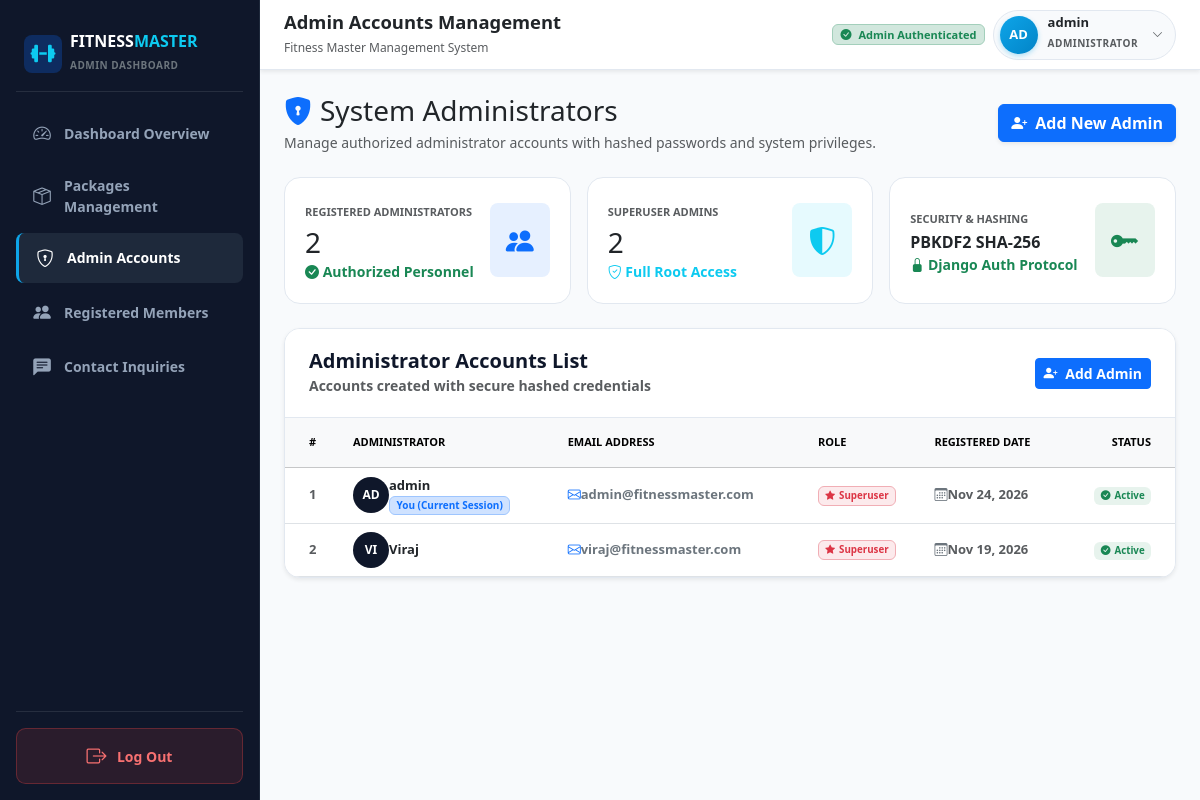
Screenshot of /admins/ (signed in) with the database file from the repository.
### accounts/models.py (models this page shows, shortened)
class Admin(AbstractUser):
    email = models.EmailField(unique=True, verbose_name="Email Address")
    class Meta:
        verbose_name = 'Admin'
        verbose_name_plural = 'Admins'
        ordering = ['username']

### accounts/views.py (the view, shortened to what this page needs)
# urls.py: path('admins/', views.admin_accounts_view, name='admin_accounts'),
@login_required(login_url='login')
@user_passes_test(admin_check, login_url='login')
def admin_accounts_view(request):
    admins = AdminModel.objects.all().order_by('-date_joined')
    form = AdminCreationForm()
    return render(request, 'accounts/admin_list.html', {
        'admins': admins,
        'form': form,
        'total_admins': admins.count(),
        'superusers_count': admins.filter(is_superuser=True).count(),
    })

### accounts/views.py (called while the page is built)
def admin_check(user):
    return user.is_authenticated and (user.is_staff or user.is_superuser)

### templates/accounts/admin_list.html (shortened to what this page needs)
{% extends 'base.html' %}
{% block page_heading %}Admin Accounts Management{% endblock %}
{% block content %}
<div class="container-fluid px-0">
  <div class="d-flex flex-wrap align-items-center justify-content-between gap-3 mb-4">
    <div>
      <h3 class="fw-black text-dark mb-1">
        <i class="bi bi-shield-lock-fill text-primary me-2"></i>System Administrators
      </h3>
      <p class="text-muted small mb-0">
        Manage authorized administrator accounts with hashed passwords and system privileges.
      </p>
    </div>
    <div class="d-flex align-items-center gap-2">
      <button type="button" class="btn btn-primary fw-bold d-flex align-items-center gap-2 shadow-sm" data-bs-toggle="modal" data-bs-target="#addAdminModal">
        <i class="bi bi-person-plus-fill"></i> Add New Admin
      </button>
    </div>
  </div>
  <div class="row g-3 mb-4">
    <div class="col-12 col-sm-6 col-md-4">
      <div class="stat-card h-100 d-flex align-items-center justify-content-between">
        <div>
          <small class="text-muted fw-bold text-uppercase" style="font-size: 11px;">Registered Administrators</small>
          <h3 class="fw-black text-dark mb-0 mt-1">{{ total_admins }}</h3>
          <small class="text-success fw-semibold"><i class="bi bi-check-circle-fill"></i> Authorized Personnel</small>
        </div>
        <div class="rounded-3 p-3 bg-primary bg-opacity-10 text-primary">
          <i class="bi bi-people-fill fs-3"></i>
        </div>
      </div>
    </div>
    <div class="col-12 col-sm-6 col-md-4">
      <div class="stat-card h-100 d-flex align-items-center justify-content-between">
        <div>
          <small class="text-muted fw-bold text-uppercase" style="font-size: 11px;">Superuser Admins</small>
          <h3 class="fw-black text-dark mb-0 mt-1">{{ superusers_count }}</h3>
          <small class="text-info fw-semibold"><i class="bi bi-shield-check"></i> Full Root Access</small>
        </div>
        <div class="rounded-3 p-3 bg-info bg-opacity-10 text-info">
          <i class="bi bi-shield-shaded fs-3"></i>
        </div>
      </div>
    </div>
    <div class="col-12 col-sm-12 col-md-4">
      <div class="stat-card h-100 d-flex align-items-center justify-content-between">
        <div>
          <small class="text-muted fw-bold text-uppercase" style="font-size: 11px;">Security & Hashing</small>
          <h6 class="fw-bold text-dark mb-0 mt-1">PBKDF2 SHA-256</h6>
          <small class="text-success fw-semibold"><i class="bi bi-lock-fill"></i> Django Auth Protocol</small>
        </div>
        <div class="rounded-3 p-3 bg-success bg-opacity-10 text-success">
          <i class="bi bi-key-fill fs-3"></i>
        </div>
      </div>
    </div>
  </div>
  <div class="fm-card mb-4 shadow-sm">
    <div class="fm-card-header d-flex flex-wrap align-items-center justify-content-between gap-3">
      <div>
        <h5 class="mb-0 fw-bold">Administrator Accounts List</h5>
        <small class="text-muted">Accounts created with secure hashed credentials</small>
      </div>
      <button type="button" class="btn btn-sm btn-primary fw-bold" data-bs-toggle="modal" data-bs-target="#addAdminModal">
        <i class="bi bi-person-plus-fill me-1"></i> Add Admin
      </button>
    </div>
    <div class="table-responsive">
      <table class="table table-hover align-middle mb-0" style="font-size: 13px;">
        <thead class="table-light text-uppercase text-secondary fw-bold" style="font-size: 11px;">
          <tr>
            <th class="ps-4 py-3" style="width: 60px;">#</th>
            <th class="py-3">Administrator</th>
            <th class="py-3">Email Address</th>
            <th class="py-3">Role</th>
            <th class="py-3">Registered Date</th>
            <th class="text-end pe-4 py-3">Status</th>
          </tr>
        </thead>
        <tbody>
          {% for admin in admins %}
            <tr>
              <td class="ps-4 fw-bold text-muted">{{ forloop.counter }}</td>
              <td>
                <div class="d-flex align-items-center gap-2.5">
                  <div class="rounded-circle bg-dark text-white fw-bold d-flex align-items-center justify-content-center" style="width: 36px; height: 36px; font-size: 12px; background-color: #0f172a !important;">
                    {{ admin.username|slice:":2"|upper }}
                  </div>
                  <div>
                    <div class="fw-bold text-dark">{{ admin.username }}</div>
                    {% if admin.id == request.user.id %}
                      <span class="badge bg-primary-subtle text-primary border border-primary-subtle" style="font-size: 10px;">You (Current Session)</span>
                    {% endif %}
                  </div>
                </div>
              </td>
              <td>
                <span class="text-secondary fw-semibold"><i class="bi bi-envelope me-1.5 text-primary"></i>{{ admin.email|default:"No email set" }}</span>
              </td>
              <td>
                {% if admin.is_superuser %}
                  <span class="badge bg-danger bg-opacity-10 text-danger border border-danger-subtle fw-bold px-2.5 py-1">
                    <i class="bi bi-star-fill me-1"></i>Superuser
                  </span>
                {% else %}
                  <span class="badge bg-primary bg-opacity-10 text-primary border border-primary-subtle fw-semibold px-2.5 py-1">
                    <i class="bi bi-shield me-1"></i>Staff Admin
                  </span>
                {% endif %}
              </td>
              <td class="text-muted fw-semibold">
                <i class="bi bi-calendar3 me-1.5 text-secondary"></i>{{ admin.date_joined|date:"M d, Y" }}
              </td>
              <td class="text-end pe-4">
                {% if admin.is_active %}
                  <span class="badge bg-success bg-opacity-10 text-success fw-bold px-2.5 py-1">
                    <i class="bi bi-check-circle-fill me-1"></i>Active
                  </span>
                {% else %}
                  <span class="badge bg-secondary text-white fw-bold px-2.5 py-1">Inactive</span>
                {% endif %}
              </td>
            </tr>
          {% endfor %}
        </tbody>
      </table>
    </div>
  </div>
</div>
{% endblock %}

### templates/base.html (shortened to what this page needs)
<!DOCTYPE html>
<html lang="en">
<head>
  <link href="https://cdn.jsdelivr.net/npm/bootstrap@5.3.3/dist/css/bootstrap.min.css" rel="stylesheet">
  <link href="https://cdn.jsdelivr.net/npm/bootstrap-icons@1.11.3/font/bootstrap-icons.min.css" rel="stylesheet">
  <link rel="stylesheet" href="https://cdnjs.cloudflare.com/ajax/libs/font-awesome/6.5.1/css/all.min.css">
</head>
<body>
{% if request.user.is_authenticated and request.user.is_staff and not is_user_page and not is_auth_page and request.GET.portal != 'user' and request.resolver_match.url_name not in 'about_us contact_us user_login user_register user_register_alias user_dashboard user_root root admin_login admin_login_slash login admin_gateway admin_gateway_no_slash' %}
<div class="d-flex w-100 min-vh-100 position-relative">
  <aside class="admin-sidebar d-none d-lg-flex flex-column p-3" id="adminDesktopSidebar">
    <div class="brand-container d-flex align-items-center gap-2 px-2 py-3 mb-3 border-bottom border-secondary border-opacity-25">
      <button type="button" class="brand-icon btn p-0 border-0 bg-primary bg-opacity-25 text-info rounded-3 d-flex align-items-center justify-content-center shadow-none" id="desktopBrandToggle" style="width: 38px; height: 38px; flex-shrink: 0; cursor: pointer;" title="Click to Collapse / Expand Sidebar" aria-label="Toggle Sidebar">
        <i class="fa-solid fa-dumbbell text-info fs-5"></i>
      </button>
      <div class="brand-text text-truncate" id="desktopBrandTextToggle" style="cursor: pointer;" title="Click to Collapse / Expand Sidebar">
        <h6 class="mb-0 fw-bold text-white tracking-wide">FITNESS<span class="text-info">MASTER</span></h6>
        <small class="text-secondary fw-semibold" style="font-size: 10px; letter-spacing: 0.5px;">ADMIN DASHBOARD</small>
      </div>
    </div>
    <ul class="nav nav-pills flex-column mb-auto">
      <li class="nav-item">
        <a href="{% url 'admin_dashboard' %}" class="nav-link {% if request.resolver_match.url_name == 'admin_dashboard' %}active{% endif %}" title="Dashboard Overview">
          <i class="bi bi-speedometer2"></i>
          <span class="nav-label">Dashboard Overview</span>
        </a>
      </li>
      <li class="nav-item">
        <a href="{% url 'packages_list' %}" class="nav-link " title="Packages Management">
          <i class="bi bi-box-seam"></i>
          <span class="nav-label">Packages Management</span>
        </a>
      </li>
      <li class="nav-item">
        <a href="{% url 'admin_accounts' %}" class="nav-link {% if request.resolver_match.url_name == 'admin_accounts' %}active{% endif %}" title="Admin Accounts">
          <i class="bi bi-shield-lock"></i>
          <span class="nav-label">Admin Accounts</span>
        </a>
      </li>
      <li class="nav-item">
        <a href="{% url 'admin_registered_users' %}" class="nav-link {% if request.resolver_match.url_name == 'admin_registered_users' %}active{% endif %}" title="Registered Members">
          <i class="bi bi-people-fill"></i>
          <span class="nav-label">Registered Members</span>
        </a>
      </li>
      <li class="nav-item">
        <a href="{% url 'admin_contact_messages' %}" class="nav-link {% if request.resolver_match.url_name == 'admin_contact_messages' %}active{% endif %}" title="Contact Inquiries">
          <i class="bi bi-chat-left-text-fill"></i>
          <span class="nav-label">Contact Inquiries</span>
        </a>
      </li>
    </ul>
    <div class="border-top border-secondary border-opacity-25 pt-3 mt-auto">
      <a href="{% url 'logout' %}" class="sidebar-logout-btn w-100" title="Log Out">
        <i class="bi bi-box-arrow-right fs-5"></i>
        <span class="nav-label">Log Out</span>
      </a>
    </div>
  </aside>
  <div class="main-wrapper" id="mainContentWrapper">
    <header class="admin-navbar d-flex align-items-center justify-content-between px-3 px-lg-4 sticky-top shadow-sm">
      <div class="d-flex align-items-center gap-3">
        <div>
          <h5 class="mb-0 fw-bold text-dark" style="font-size: 1.15rem;">{% block page_heading %}Admin Dashboard{% endblock %}</h5>
          <small class="text-muted d-none d-sm-inline" style="font-size: 12px;">Fitness Master Management System</small>
        </div>
      </div>
      <div class="d-flex align-items-center gap-2">
        <span class="badge bg-success-subtle text-success border border-success-subtle d-none d-lg-inline-block px-2.5 py-1.5" style="font-size: 11px;">
          <i class="bi bi-check-circle-fill me-1"></i> Admin Authenticated
        </span>
        <div class="dropdown profile-dropdown">
          <div class="profile-pill" id="adminHeaderProfile" role="button" data-bs-toggle="dropdown" aria-expanded="false" tabindex="0">
            <div class="profile-avatar-circle">
              {{ request.user.username|slice:":2"|upper }}
            </div>
            <div class="d-none d-sm-block text-start pe-1">
              <div class="fw-bold text-dark lh-1" style="font-size: 13px;">{{ request.user.username }}</div>
              <small class="text-muted text-uppercase fw-semibold" style="font-size: 10px; letter-spacing: 0.5px;">Administrator</small>
            </div>
            <i class="bi bi-chevron-down text-muted" style="font-size: 11px;"></i>
          </div>
        </div>
      </div>
    </header>
    <main class="p-3 p-lg-4">
      {% block content %}{% endblock %}
    </main>
  </div>
</div>
{% else %}
  <main>
    {% block auth_content %}{% endblock %}
  </main>
{% endif %}
</body>
</html>

### templates/base.html (style rules this page uses)
:root { --fm-primary-dark: #0f172a; --fm-secondary-dark: #1e293b; --fm-border: #e2e8f0; --fm-accent-cyan: #0ea5e9; --fm-accent-orange: #ff5722; --fm-bg-light: #f8fafc; }
body { font-family: system-ui, -apple-system, "Segoe UI", Roboto, "Helvetica Neue", sans-serif; background-color: var(--fm-bg-light); color: #1e293b; min-height: 100vh; }
.admin-sidebar { width: 260px; background-color: var(--fm-primary-dark); color: #fff; height: 100vh; position: fixed; top: 0; bottom: 0; left: 0; border-right: 1px solid #1e293b; z-index: 1030; overflow-y: auto; overflow-x: hidden; transition: width 0.25s cubic-bezier(0.4, 0, 0.2, 1), padding 0.25s cubic-bezier(0.4, 0, 0.2, 1); }
.brand-icon { cursor: pointer; transition: transform 0.2s cubic-bezier(0.4, 0, 0.2, 1), background-color 0.2s ease, box-shadow 0.2s ease !important; outline: none !important; }
.main-wrapper { min-width: 0; flex: 1 1 auto; min-height: 100vh; margin-left: 0; width: 100%; background-color: var(--fm-bg-light); transition: margin-left 0.25s cubic-bezier(0.4, 0, 0.2, 1), width 0.25s cubic-bezier(0.4, 0, 0.2, 1); }
@media (min-width: 992px) { .main-wrapper { margin-left: 260px !important; width: calc(100% - 260px) !important; max-width: calc(100% - 260px) !important; } }
.admin-sidebar .nav-link { color: #94a3b8; font-size: 0.875rem; font-weight: 600; padding: 0.75rem 1rem; border-radius: 0.5rem; transition: all 0.2s ease; display: flex; align-items: center; gap: 0.75rem; margin-bottom: 0.25rem; }
.admin-sidebar .nav-link:hover, .admin-sidebar .nav-link.active { color: #ffffff; background-color: var(--fm-secondary-dark); border-left: 3px solid var(--fm-accent-cyan); }
.admin-sidebar .nav-link i { font-size: 1.1rem; width: 20px; text-align: center; }
.sidebar-logout-btn { color: #f87171; background: rgba(239, 68, 68, 0.12); border: 1px solid rgba(239, 68, 68, 0.3); border-radius: 0.6rem; padding: 0.75rem 1rem; font-weight: 700; font-size: 0.875rem; display: flex; align-items: center; justify-content: center; gap: 0.65rem; text-decoration: none; transition: all 0.2s ease; }
html, body { overflow-x: hidden; max-width: 100vw; }
.admin-navbar { background-color: #ffffff; border-bottom: 1px solid var(--fm-border); min-height: 70px; z-index: 1020; }
.profile-dropdown { position: relative; }
.profile-pill { background: #f8fafc; border: 1px solid var(--fm-border); border-radius: 50px; padding: 5px 12px 5px 6px; display: inline-flex; align-items: center; gap: 10px; text-decoration: none; color: #1e293b; cursor: pointer; transition: all 0.2s ease; }
.profile-avatar-circle { width: 38px; height: 38px; border-radius: 50%; background: linear-gradient(135deg, #0ea5e9, #0284c7); color: #ffffff; font-weight: 700; font-size: 13px; display: flex; align-items: center; justify-content: center; box-shadow: 0 2px 5px rgba(14, 165, 233, 0.3); }
.stat-card { background: #ffffff; border: 1px solid var(--fm-border); border-radius: 1rem; padding: 1.25rem; transition: transform 0.2s ease, box-shadow 0.2s ease; }
.fm-card { background: #ffffff; border: 1px solid var(--fm-border); border-radius: 1rem; box-shadow: 0 1px 3px rgba(0, 0, 0, 0.02); overflow: hidden; }
.fm-card-header { background: #ffffff; border-bottom: 1px solid var(--fm-border); padding: 1.25rem 1.5rem; font-weight: 700; color: var(--fm-primary-dark); }

### rows the page displays
Admin: user.username "AD", user.username "admin", username "AD", username "admin", shows "You (Current Session)", email "admin@fitnessmaster.com", is_superuser True (drawn), date_joined "Nov 24, 2026", is_active True (drawn)
Admin: username "VI", username "Viraj", email "viraj@fitnessmaster.com", is_superuser True (drawn), date_joined "Nov 19, 2026", is_active True (drawn)

### other values shown
{{ total_admins }} "2"
{{ superusers_count }} "2"
